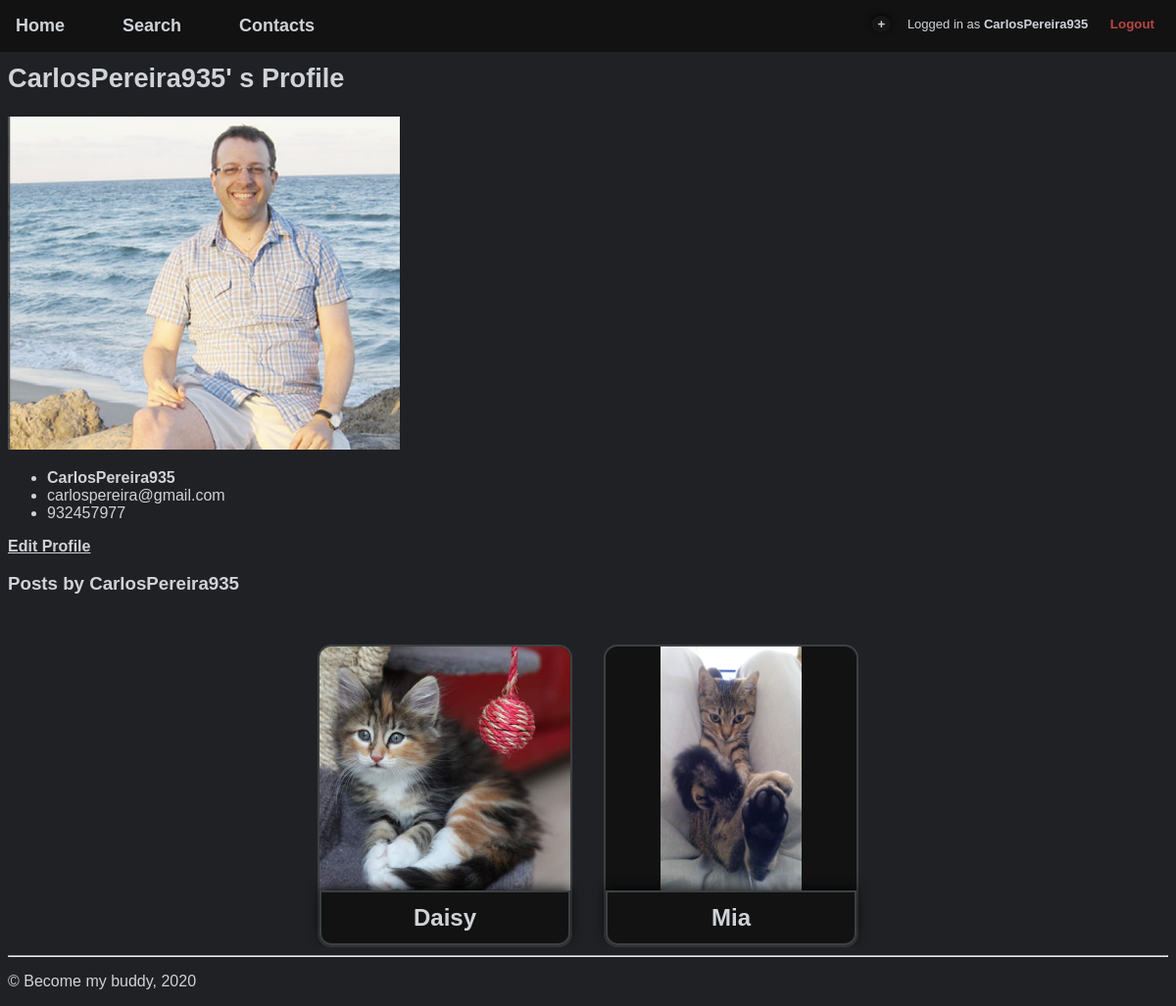
Page /pages/profile.php?username=CarlosPereira935 (signed in) on the committed database.
### tables this page shows
CREATE TABLE User(
    id INTEGER PRIMARY KEY,
    username TEXT UNIQUE NOT NULL,
    password TEXT NOT NULL,
    email TEXT UNIQUE NOT NULL,
    mobile_number CHAR(9) UNIQUE NOT NULL,
    picture TEXT
);

### pages/profile.php (called while the page is built, shortened)
<?php
  include_once('../templates/common/tpl_header_noimg.php');
  include('../database/queries/db_user.php');
  include('../templates/tpl_profile.php');
  $username = $_GET['username'];
  $user = getUserInfo($username);
  $user_posts = getPostsByUser($username);
  drawProfile($user, $user_posts);
  include_once('../templates/common/tpl_footer.php');
?>

### database/queries/db_user.php (called while the page is built, shortened)
<?php
function getUserInfo($username) {
    $user_id = getUserId($username)['id'];
    $db = Database::instance()->db();
    $stmt = $db->prepare(
        '
        SELECT id, username, email, mobile_number, picture
        FROM User
        WHERE User.id = ?'
    );
    $stmt->execute(array($user_id));
    $users = $stmt->fetchAll();
    if (count($users) > 0) return $users[0];
    else return null;
}
function getPostsByUser($username) {
$user_id = getUserId($username)['id'];
$db = Database::instance()->db();
$stmt = $db->prepare(
    'SELECT DISTINCT post_id, name,
    Photo.id as photo_id, Photo.extension as photo_extension
        FROM PetPost
        JOIN Photo ON(PetPost.id = Photo.post_id)
        JOIN User ON(User.id = PetPost.user_id)
        WHERE User.id = ?
        GROUP BY PetPost.id'
);
$stmt->execute(array($user_id));
return $stmt->fetchAll();
}
function getUserId($username)
{
    $db = Database::instance()->db();
    $stmt = $db->prepare(
        'SELECT id FROM User WHERE username LIKE ?'
    );
    $stmt->execute(array($username));
    return $stmt->fetch();
}
?>

### templates/tpl_profile.php (the view, shortened to what this page needs)
<?php
include('../templates/tpl_list.php');
function drawProfile($user, $user_posts)
{
?>
    <h2>
        <b><?php echo $user['username'];?>&#39 s Profile</b>
    </h2>
    <div class="profile">
        <img src="<?php echo $user['picture']; ?>" alt="User Profile Picture" width="400">
        <ul class=profile-info>
            <li><b><?php echo $user['username']; ?></b></li>
            <li><?php echo $user['email']; ?></li>
            <li><?php echo $user['mobile_number']; ?></li>
        </ul>
        <?php
            if($user['username'] == $_SESSION['username']){ ?>
                <a href='../pages/edit_profile.php'>Edit Profile </a>
        <?php  }?>
    </div>
    <h3>
        <b>Posts by <?php echo $user['username']?></b>
    </h3>
    <?php drawPostList($user_posts);
}
?>

### templates/common/tpl_header_noimg.php (shortened to what this page needs)
<!DOCTYPE html>
<html lang="en-US">
  <head>
    <link href="../css/style.css" rel="stylesheet">
    <link href="../css/layout.css" rel="stylesheet">
    <link href="../css/responsive.css" rel="stylesheet">
  </head>
  <body>
    <nav id="top-bar">
      <ul id="menu">
        <li><a href="/index.php">Home</a></li>
        <li><a href="/pages/list.php">Search</a></li>
        <li><a href="/pages/contacts.php">Contacts</a></li>
      </ul>
      <?php if (!isset($_SESSION['username'])) { ?>
        <div id="signup">
          <a href="/pages/register.php">Sign Up</a>
          <a href="/pages/login.php">Log in</a>
        </div>
      <?php } else { ?>
        <ul id="logout">
          <li class="addpost-button"><a href="add_post.php"><input type="submit" value="+"></a></li>
          <li>Logged in as
            <a href="../pages/profile.php?username=<?php echo $_SESSION['username']; ?>" >
              <b><?php echo $_SESSION['username'] ?></b>
            </a>
          </li>
          <li class="logout-button">
            <a href='../actions/action_logout.php'><input type="submit" value="Logout"></a>
          </li>
        </ul>
      <?php }?>
    </nav>

### templates/tpl_list.php (shortened to what this page needs)
<?php function drawPostList($posts)
{
    ?>
<div class="list">
    <?php
    foreach($posts as $post) {
        drawPostItem($post);
    }
    ?>
</div>
<?php } ?>
<?php function drawPostItem($post)
{
    $photo_path = '/static/images/' . $post['photo_id'] . '.' . $post['photo_extension'];
    $post_path = 'post.php?post_id=' . $post['post_id'];
    ?>
  <a href="<?php echo $post_path; ?>" class="list-item">
    <ul class="list-item-content">
      <li class="list-item-img">
        <div style="background: url('<?php echo $photo_path; ?>') no-repeat center /auto 100%"></div>
      </li>
      <li class="list-item-txt">
        <?php echo $post['name']; ?>
      </li>
    </ul>
  </a>
<?php } ?>

### templates/common/tpl_footer.php
    <footer>
      <hr />
      <p>&copy; Become my buddy, 2020</p>
    </footer>
  </body>
</html>

### css/style.css (style rules this page uses)
:root { --fonts: helvetica, sans-serif; --background: #202124; --background-dark: #161616; --main: #cfd3d8; --green: #5d8d79; --red: #b94642; --darkGreen: #2f5e4a; --orange: #8d645d; --dark: #121212; --light: #3c4042; --petpost-img-size: 18em; }
body { font-family: var(--fonts); color: var(--main); background-color: var(--background); }
a { color: var(--main); font-weight: bold; }
p { width: 60em; }
h2 { font-size: 1.7em; font-weight: normal; }
#top-bar { font-weight: bold; width: 100%; padding: 1em; box-sizing: border-box; background-color: var(--dark); }
#top-bar a { text-decoration: none; }
#menu { font-size: large; }
#menu > li + li { margin-left: 3em; }
#signup, #logout { font-size: small; }
#logout { font-weight: normal; }
.addpost-button input[type="submit"] { border: none; border-radius: 100%; color: var(--main); background-color: var(--background-dark); box-shadow: 0 -0.1em 0.5em 0 rgba(0, 0, 0, 0.8); font-weight: bold; }
.logout-button input[type="submit"] { border: none; border-radius: 10px; color: var(--red); background-color: var(--dark); font-weight: bold; }
.list-item { color: var(--main); background-color: var(--dark); border: 2px solid var(--light); text-decoration: none; text-align: center; font-weight: bold; border-radius: 14px; }
.list-item-content li { list-style-type: none; }
.list-item-img div { width: 16em; height: 16em; border-radius: 12px 12px 0px 0px; background-size: contain; }
.list-item-txt { padding: 0.5em; font-size: 1.5em; margin-top: -0.3em; background-color: var(--dark); box-shadow: 0 -0.1em 0.5em 0 rgba(0, 0, 0, 0.8); border: 2px solid var(--light); border-radius: 0px 0px 12px 12px; }

### css/layout.css (style rules this page uses)
:root { --top-bar-height: 4em; --list_gap: 2em; --list_gap_inv: -2em; --list-height: 48em; }
body { margin-top: var(--top-bar-height); }
#top-bar { position: fixed; left:0; top: 0; z-index: 2; overflow: auto; }
#top-bar > ul { display: inline-block; padding: 0; margin: 0; }
#top-bar > ul > li { display: inline-block; position: relative; }
#signup, #logout { float: right; }
#logout > li { display: inline-block; position: relative; }
#logout * + * { padding-left: 1em; }
.list { display: inline-flex; flex-wrap: wrap; justify-content: center; margin: 0 0 0 var(--list_gap_inv); width: calc(100% + var(--list_gap)); max-height: var(--list-height); overflow: auto; }
.list > * { margin: var(--list_gap) 0 0 var(--list_gap); }
.list-item { display: inline; }
.list-item-content { margin: 0; padding: 0; }

### rows in the picture
user: username "CarlosPereira935", picture (picture), email "carlospereira@gmail.com", mobile_number "932457977"

### other values in the picture
$_SESSION['username'] "CarlosPereira935"
$post['name'] "Daisy"
$post['name'] "Mia"
